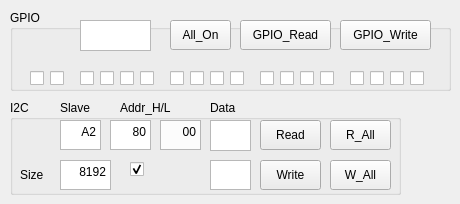
   <widget class="QWidget" name="tab_2">
    <attribute name="title">
     <string>D-Phy</string>
    </attribute>
    <widget class="QPushButton" name="pushButton_read">
     <property name="geometry">
      <rect>
       <x>260</x>
       <y>120</y>
       <width>61</width>
       <height>30</height>
      </rect>
     </property>
     <property name="text">
      <string>Read</string>
     </property>
     <property name="checkable">
      <bool>false</bool>
     </property>
    </widget>
    <widget class="QGroupBox" name="groupBox_2">
     <property name="geometry">
      <rect>
       <x>10</x>
       <y>10</y>
       <width>441</width>
       <height>81</height>
      </rect>
     </property>
     <property name="title">
      <string>GPIO</string>
     </property>
     <widget class="QTextBrowser" name="GPIO_Value">
      <property name="geometry">
       <rect>
        <x>70</x>
        <y>10</y>
        <width>71</width>
        <height>31</height>
       </rect>
      </property>
     </widget>
     <widget class="QPushButton" name="pushButton_GPIO_All">
      <property name="geometry">
       <rect>
        <x>160</x>
        <y>10</y>
        <width>61</width>
        <height>30</height>
       </rect>
      </property>
      <property name="text">
       <string>All_On</string>
      </property>
      <property name="checkable">
       <bool>false</bool>
      </property>
     </widget>
    </widget>
    <widget class="QTextEdit" name="addL">
     <property name="geometry">
      <rect>
       <x>160</x>
       <y>120</y>
       <width>41</width>
       <height>30</height>
      </rect>
     </property>
     <property name="html">
      <string>&lt;!DOCTYPE HTML PUBLIC &quot;-//W3C//DTD HTML 4.0//EN&quot; &quot;http://www.w3.org/TR/REC-html40/strict.dtd&quot;&gt;
&lt;html&gt;&lt;head&gt;&lt;meta name=&quot;qrichtext&quot; content=&quot;1&quot; /&gt;&lt;style type=&quot;text/css&quot;&gt;
p, li { white-space: pre-wrap; }
&lt;/style&gt;&lt;/head&gt;&lt;body style=&quot; font-family:'SimSun'; font-size:9pt; font-weight:400; font-style:normal;&quot;&gt;
&lt;p align=&quot;right&quot; style=&quot; margin-top:0px; margin-bottom:0px; margin-left:0px; margin-right:0px; -qt-block-indent:0; text-indent:0px;&quot;&gt;00&lt;/p&gt;&lt;/body&gt;&lt;/html&gt;</string>
     </property>
    </widget>
    <widget class="QPushButton" name="pushButton_write">
     <property name="geometry">
      <rect>
       <x>260</x>
       <y>160</y>
       <width>61</width>
       <height>30</height>
      </rect>
     </property>
     <property name="text">
      <string>Write</string>
     </property>
     <property name="checkable">
      <bool>false</bool>
     </property>
    </widget>
    <widget class="QGroupBox" name="groupBox_3">
     <property name="geometry">
      <rect>
       <x>10</x>
       <y>100</y>
       <width>391</width>
       <height>95</height>
      </rect>
     </property>
     <property name="title">
      <string>I2C</string>
     </property>
     <widget class="QLabel" name="label_9">
      <property name="geometry">
       <rect>
        <x>10</x>
        <y>65</y>
        <width>41</width>
        <height>20</height>
       </rect>
      </property>
      <property name="text">
       <string>Size</string>
      </property>
     </widget>
     <widget class="QTextEdit" name="eep_size">
      <property name="geometry">
       <rect>
        <x>50</x>
        <y>60</y>
        <width>51</width>
        <height>30</height>
       </rect>
      </property>
      <property name="html">
       <string>&lt;!DOCTYPE HTML PUBLIC &quot;-//W3C//DTD HTML 4.0//EN&quot; &quot;http://www.w3.org/TR/REC-html40/strict.dtd&quot;&gt;
&lt;html&gt;&lt;head&gt;&lt;meta name=&quot;qrichtext&quot; content=&quot;1&quot; /&gt;&lt;style type=&quot;text/css&quot;&gt;
p, li { white-space: pre-wrap; }
&lt;/style&gt;&lt;/head&gt;&lt;body style=&quot; font-family:'SimSun'; font-size:9pt; font-weight:400; font-style:normal;&quot;&gt;
&lt;p align=&quot;right&quot; style=&quot; margin-top:0px; margin-bottom:0px; margin-left:0px; margin-right:0px; -qt-block-indent:0; text-indent:0px;&quot;&gt;8192&lt;/p&gt;&lt;/body&gt;&lt;/html&gt;</string>
      </property>
     </widget>
     <widget class="QLabel" name="label_8">
      <property name="geometry">
       <rect>
        <x>200</x>
        <y>0</y>
        <width>41</width>
        <height>16</height>
       </rect>
      </property>
      <property name="text">
       <string>Data</string>
      </property>
     </widget>
     <widget class="QCheckBox" name="addH_use">
      <property name="geometry">
       <rect>
        <x>120</x>
        <y>60</y>
        <width>91</width>
        <height>19</height>
       </rect>
      </property>
      <property name="text">
       <string/>
      </property>
      <property name="checked">
       <bool>true</bool>
      </property>
     </widget>
    </widget>
    <widget class="QCheckBox" name="checkBox_2">
     <property name="geometry">
      <rect>
       <x>370</x>
       <y>70</y>
       <width>16</width>
       <height>16</height>
      </rect>
     </property>
     <property name="text">
      <string/>
     </property>
    </widget>
    <widget class="QPushButton" name="pushButton_read_all">
     <property name="geometry">
      <rect>
       <x>330</x>
       <y>120</y>
       <width>61</width>
       <height>30</height>
      </rect>
     </property>
     <property name="text">
      <string>R_All</string>
     </property>
     <property name="checkable">
      <bool>false</bool>
     </property>
    </widget>
    <widget class="QCheckBox" name="checkBox_1">
     <property name="geometry">
      <rect>
       <x>390</x>
       <y>70</y>
       <width>16</width>
       <height>16</height>
      </rect>
     </property>
     <property name="text">
      <string/>
     </property>
    </widget>
    <widget class="QTextEdit" name="addH">
     <property name="geometry">
      <rect>
       <x>110</x>
       <y>120</y>
       <width>41</width>
       <height>30</height>
      </rect>
     </property>
     <property name="html">
      <string>&lt;!DOCTYPE HTML PUBLIC &quot;-//W3C//DTD HTML 4.0//EN&quot; &quot;http://www.w3.org/TR/REC-html40/strict.dtd&quot;&gt;
&lt;html&gt;&lt;head&gt;&lt;meta name=&quot;qrichtext&quot; content=&quot;1&quot; /&gt;&lt;style type=&quot;text/css&quot;&gt;
p, li { white-space: pre-wrap; }
&lt;/style&gt;&lt;/head&gt;&lt;body style=&quot; font-family:'SimSun'; font-size:9pt; font-weight:400; font-style:normal;&quot;&gt;
&lt;p align=&quot;right&quot; style=&quot; margin-top:0px; margin-bottom:0px; margin-left:0px; margin-right:0px; -qt-block-indent:0; text-indent:0px;&quot;&gt;80&lt;/p&gt;&lt;/body&gt;&lt;/html&gt;</string>
     </property>
    </widget>
    <widget class="QCheckBox" name="checkBox_15">
     <property name="geometry">
      <rect>
       <x>80</x>
       <y>70</y>
       <width>16</width>
       <height>16</height>
      </rect>
     </property>
     <property name="text">
      <string/>
     </property>
    </widget>
    <widget class="QCheckBox" name="checkBox_4">
     <property name="geometry">
      <rect>
       <x>320</x>
       <y>70</y>
       <width>16</width>
       <height>16</height>
      </rect>
     </property>
     <property name="text">
      <string/>
     </property>
    </widget>
    <widget class="QTextEdit" name="readData">
     <property name="geometry">
      <rect>
       <x>210</x>
       <y>120</y>
       <width>41</width>
       <height>31</height>
      </rect>
     </property>
     <property name="html">
      <string>&lt;!DOCTYPE HTML PUBLIC &quot;-//W3C//DTD HTML 4.0//EN&quot; &quot;http://www.w3.org/TR/REC-html40/strict.dtd&quot;&gt;
&lt;html&gt;&lt;head&gt;&lt;meta name=&quot;qrichtext&quot; content=&quot;1&quot; /&gt;&lt;style type=&quot;text/css&quot;&gt;
p, li { white-space: pre-wrap; }
&lt;/style&gt;&lt;/head&gt;&lt;body style=&quot; font-family:'SimSun'; font-size:9pt; font-weight:400; font-style:normal;&quot;&gt;
&lt;p align=&quot;right&quot; style=&quot;-qt-paragraph-type:empty; margin-top:0px; margin-bottom:0px; margin-left:0px; margin-right:0px; -qt-block-indent:0; text-indent:0px;&quot;&gt;&lt;br /&gt;&lt;/p&gt;&lt;/body&gt;&lt;/html&gt;</string>
     </property>
    </widget>
    <widget class="QCheckBox" name="checkBox">
     <property name="geometry">
      <rect>
       <x>410</x>
       <y>70</y>
       <width>16</width>
       <height>16</height>
      </rect>
     </property>
     <property name="text">
      <string/>
     </property>
    </widget>
    <widget class="QPushButton" name="pushButton_write_all">
     <property name="geometry">
      <rect>
       <x>330</x>
       <y>160</y>
       <width>61</width>
       <height>30</height>
      </rect>
     </property>
     <property name="text">
      <string>W_All</string>
     </property>
     <property name="checkable">
      <bool>false</bool>
     </property>
    </widget>
    <widget class="QCheckBox" name="checkBox_8">
     <property name="geometry">
      <rect>
       <x>230</x>
       <y>70</y>
       <width>16</width>
       <height>16</height>
      </rect>
     </property>
     <property name="text">
      <string/>
     </property>
    </widget>
    <widget class="QTextEdit" name="writeData">
     <property name="geometry">
      <rect>
       <x>210</x>
       <y>160</y>
       <width>41</width>
       <height>30</height>
      </rect>
     </property>
     <property name="html">
      <string>&lt;!DOCTYPE HTML PUBLIC &quot;-//W3C//DTD HTML 4.0//EN&quot; &quot;http://www.w3.org/TR/REC-html40/strict.dtd&quot;&gt;
&lt;html&gt;&lt;head&gt;&lt;meta name=&quot;qrichtext&quot; content=&quot;1&quot; /&gt;&lt;style type=&quot;text/css&quot;&gt;
p, li { white-space: pre-wrap; }
&lt;/style&gt;&lt;/head&gt;&lt;body style=&quot; font-family:'SimSun'; font-size:9pt; font-weight:400; font-style:normal;&quot;&gt;
&lt;p align=&quot;right&quot; style=&quot;-qt-paragraph-type:empty; margin-top:0px; margin-bottom:0px; margin-left:0px; margin-right:0px; -qt-block-indent:0; text-indent:0px;&quot;&gt;&lt;br /&gt;&lt;/p&gt;&lt;/body&gt;&lt;/html&gt;</string>
     </property>
    </widget>
    <widget class="QCheckBox" name="checkBox_17">
     <property name="geometry">
      <rect>
       <x>30</x>
       <y>70</y>
       <width>16</width>
       <height>16</height>
      </rect>
     </property>
     <property name="text">
      <string/>
     </property>
    </widget>
    <widget class="QLabel" name="label_5">
     <property name="geometry">
      <rect>
       <x>60</x>
       <y>100</y>
       <width>51</width>
       <height>16</height>
      </rect>
     </property>
     <property name="text">
      <string>Slave</string>
     </property>
    </widget>
    <widget class="QCheckBox" name="checkBox_7">
     <property name="geometry">
      <rect>
       <x>260</x>
       <y>70</y>
       <width>16</width>
       <height>16</height>
      </rect>
     </property>
     <property name="text">
      <string>7</string>
     </property>
    </widget>
    <widget class="QCheckBox" name="checkBox_12">
     <property name="geometry">
      <rect>
       <x>140</x>
       <y>70</y>
       <width>16</width>
       <height>16</height>
      </rect>
     </property>
     <property name="text">
      <string/>
     </property>
    </widget>
    <widget class="QCheckBox" name="checkBox_14">
     <property name="geometry">
      <rect>
       <x>100</x>
       <y>70</y>
       <width>16</width>
       <height>16</height>
      </rect>
     </property>
     <property name="text">
      <string/>
     </property>
    </widget>
    <widget class="QLabel" name="label_6">
     <property name="geometry">
      <rect>
       <x>120</x>
       <y>100</y>
       <width>71</width>
       <height>16</height>
      </rect>
     </property>
     <property name="text">
      <string>Addr_H/L</string>
     </property>
    </widget>
    <widget class="QPushButton" name="pushButton_GPIO_read">
     <property name="geometry">
      <rect>
       <x>240</x>
       <y>20</y>
       <width>91</width>
       <height>30</height>
      </rect>
     </property>
     <property name="text">
      <string>GPIO_Read</string>
     </property>
     <property name="checkable">
      <bool>false</bool>
     </property>
    </widget>
    <widget class="QCheckBox" name="checkBox_9">
     <property name="geometry">
      <rect>
       <x>210</x>
       <y>70</y>
       <width>16</width>
       <height>16</height>
      </rect>
     </property>
     <property name="text">
      <string/>
     </property>
    </widget>
    <widget class="QPushButton" name="pushButton_GPIO_write">
     <property name="geometry">
      <rect>
       <x>340</x>
       <y>20</y>
       <width>91</width>
       <height>30</height>
      </rect>
     </property>
     <property name="text">
      <string>GPIO_Write</string>
     </property>
     <property name="checkable">
      <bool>false</bool>
     </property>
    </widget>
    <widget class="QCheckBox" name="checkBox_3">
     <property name="geometry">
      <rect>
       <x>350</x>
       <y>70</y>
       <width>16</width>
       <height>16</height>
      </rect>
     </property>
     <property name="text">
      <string/>
     </property>
    </widget>
    <widget class="QTextEdit" name="slave">
     <property name="geometry">
      <rect>
       <x>60</x>
       <y>120</y>
       <width>41</width>
       <height>30</height>
      </rect>
     </property>
     <property name="html">
      <string>&lt;!DOCTYPE HTML PUBLIC &quot;-//W3C//DTD HTML 4.0//EN&quot; &quot;http://www.w3.org/TR/REC-html40/strict.dtd&quot;&gt;
&lt;html&gt;&lt;head&gt;&lt;meta name=&quot;qrichtext&quot; content=&quot;1&quot; /&gt;&lt;style type=&quot;text/css&quot;&gt;
p, li { white-space: pre-wrap; }
&lt;/style&gt;&lt;/head&gt;&lt;body style=&quot; font-family:'SimSun'; font-size:9pt; font-weight:400; font-style:normal;&quot;&gt;
&lt;p align=&quot;right&quot; style=&quot; margin-top:0px; margin-bottom:0px; margin-left:0px; margin-right:0px; -qt-block-indent:0; text-indent:0px;&quot;&gt;A2&lt;/p&gt;&lt;/body&gt;&lt;/html&gt;</string>
     </property>
    </widget>
    <widget class="QCheckBox" name="checkBox_10">
     <property name="geometry">
      <rect>
       <x>190</x>
       <y>70</y>
       <width>16</width>
       <height>16</height>
      </rect>
     </property>
     <property name="text">
      <string/>
     </property>
    </widget>
    <widget class="QCheckBox" name="checkBox_11">
     <property name="geometry">
      <rect>
       <x>170</x>
       <y>70</y>
       <width>16</width>
       <height>16</height>
      </rect>
     </property>
     <property name="text">
      <string/>
     </property>
    </widget>
    <widget class="QCheckBox" name="checkBox_5">
     <property name="geometry">
      <rect>
       <x>300</x>
       <y>70</y>
       <width>16</width>
       <height>16</height>
      </rect>
     </property>
     <property name="text">
      <string/>
     </property>
    </widget>
    <widget class="QCheckBox" name="checkBox_6">
     <property name="geometry">
      <rect>
       <x>280</x>
       <y>70</y>
       <width>16</width>
       <height>16</height>
      </rect>
     </property>
     <property name="text">
      <string/>
     </property>
    </widget>
    <widget class="QCheckBox" name="checkBox_13">
     <property name="geometry">
      <rect>
       <x>120</x>
       <y>70</y>
       <width>16</width>
       <height>16</height>
      </rect>
     </property>
     <property name="text">
      <string/>
     </property>
    </widget>
    <widget class="QCheckBox" name="checkBox_16">
     <property name="geometry">
      <rect>
       <x>50</x>
       <y>70</y>
       <width>16</width>
       <height>16</height>
      </rect>
     </property>
     <property name="text">
      <string/>
     </property>
    </widget>
   </widget>
